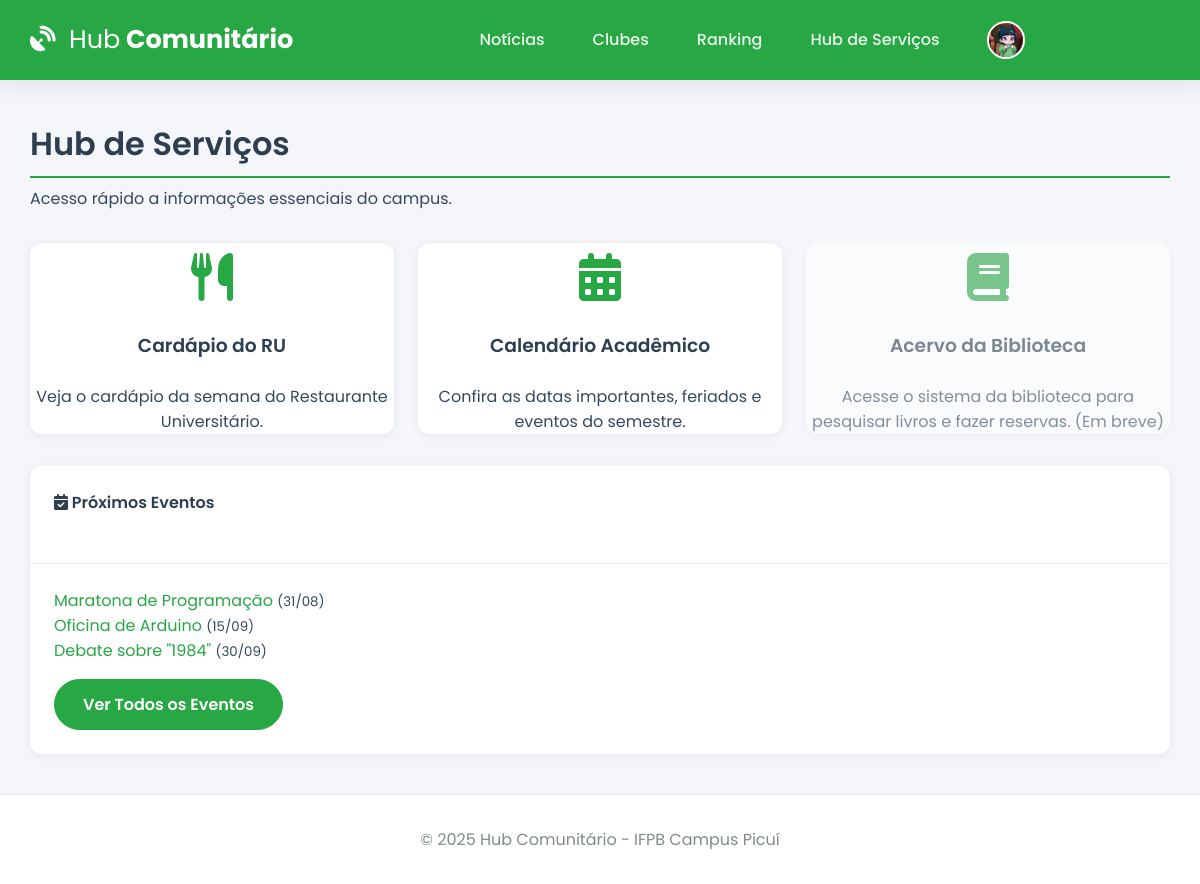
/hub_servicos (signed in), run on the app's committed database.
### tables this page shows
CREATE TABLE user (
    id INTEGER PRIMARY KEY AUTOINCREMENT,
    email TEXT UNIQUE NOT NULL,
    username TEXT UNIQUE NOT NULL,
    password_hash TEXT NOT NULL,
    image_file TEXT NOT NULL DEFAULT 'default.jpg'
);

CREATE TABLE evento (
    id INTEGER PRIMARY KEY AUTOINCREMENT,
    titulo TEXT NOT NULL,
    descricao TEXT NOT NULL,
    vagas INTEGER NOT NULL,
    data_evento TEXT NOT NULL, -- Usamos TEXT para DATETIME para simplificar com SQLite
    clube_id INTEGER NOT NULL,
    FOREIGN KEY (clube_id) REFERENCES clube (id)
);

### app.py (the view)
@app.route('/hub_servicos')
@login_required
def hub_servicos():
    agora = datetime.now(timezone.utc).isoformat()
    eventos_futuros = get_db().execute("SELECT * FROM evento WHERE data_evento >= ? ORDER BY data_evento ASC LIMIT 3", (agora,)).fetchall()
    return render_template('hub_servicos.html', eventos_futuros=eventos_futuros)

### app.py (called while the page is built)
def get_db():
    if 'db' not in g:
        g.db = sqlite3.connect(app.config['DATABASE'], detect_types=sqlite3.PARSE_DECLTYPES)
        g.db.row_factory = sqlite3.Row
    return g.db

@app.context_processor
def inject_global_vars():
    return dict(g=g, current_year=datetime.now(timezone.utc).year, timedelta=timedelta)

@app.template_filter('format_date_short')
def format_date_short_filter(s):
    if not s: return ""
    try: return datetime.fromisoformat(s).strftime('%d/%m')
    except: return s

@app.before_request
def load_logged_in_user():
    user_id = session.get('user_id')
    g.user = get_db().execute('SELECT * FROM user WHERE id = ?', (user_id,)).fetchone() if user_id else None
    if user_id and g.user is None: session.clear()

def login_required(f):
    @wraps(f)
    def decorated_function(*args, **kwargs):
        if g.user is None:
            flash('Você precisa fazer login para acessar esta página.', 'warning')
            return redirect(url_for('login'))
        return f(*args, **kwargs)
    return decorated_function

### templates/hub_servicos.html (shortened to what this page needs)
{% extends 'base.html' %}
{% block content %}
    <h1 class="page-header">Hub de Serviços</h1>
    <p class="lead text-muted" style="margin-top: -1rem; margin-bottom: 2rem;">Acesso rápido a informações essenciais do campus.</p>
    <div class="hub-grid">
        <a href="{{ url_for('cardapio') }}" class="card hub-card hub-link">
            <div class="hub-card-icon"><i class="fas fa-utensils"></i></div>
            <h3>Cardápio do RU</h3>
            <p>Veja o cardápio da semana do Restaurante Universitário.</p>
        </a>
        <a href="{{ url_for('calendario_academico') }}" class="card hub-card hub-link">
            <div class="hub-card-icon"><i class="fas fa-calendar-alt"></i></div>
            <h3>Calendário Acadêmico</h3>
            <p>Confira as datas importantes, feriados e eventos do semestre.</p>
        </a>
        <div class="card hub-card hub-link disabled">
            <div class="hub-card-icon"><i class="fas fa-book"></i></div>
            <h3>Acervo da Biblioteca</h3>
            <p>Acesse o sistema da biblioteca para pesquisar livros e fazer reservas. (Em breve)</p>
        </div>
    </div>
    <div class="card" style="margin-top: 2rem;">
        <div class="card-header"><h4><i class="fas fa-calendar-check"></i> Próximos Eventos</h4></div>
        <div class="card-body">
            {% if eventos_futuros %}
                <ul class="simple-list">
                {% for evento in eventos_futuros %}
                    <li><a href="{{ url_for('detalhe_evento', evento_id=evento.id) }}">{{ evento.titulo }}</a> <small>({{ evento.data_evento | format_date_short }})</small></li>
                {% endfor %}
                </ul>
                <a href="{{ url_for('eventos') }}" class="btn" style="margin-top: 1rem;">Ver Todos os Eventos</a>
            {% else %}
                 <div class="empty-state">
                    <p>Nenhum evento futuro agendado no momento.</p>
                </div>
            {% endif %}
        </div>
    </div>
{% endblock %}

### templates/base.html (shortened to what this page needs)
<!DOCTYPE html>
<html lang="pt-br">
<head>
    <link rel="stylesheet" href="https://cdnjs.cloudflare.com/ajax/libs/font-awesome/6.5.2/css/all.min.css" xintegrity="sha512-SnH5WK+bZxgPHs44uWIX+LLJAJ9/2PkPKZ5QiAj6Ta86w+fsb2TkcmfRyVX3pBnMFcV7oQPJkl9QevSCWr3W6A==" />
    <link rel="stylesheet" href="{{ url_for('static', filename='css/style.css') }}">
</head>
<body>
    <header class="header">
        <div class="container">
            <nav class="navbar">
                <a class="navbar-brand" href="{{ url_for('index') }}">
                    <i class="fas fa-satellite-dish"></i> <strong>Hub</strong> Comunitário
                </a>
                <div class="nav-links" id="nav-links">
                    {% if g.user %}
                        <a class="nav-item" href="{{ url_for('noticias') }}">Notícias</a>
                        <a class="nav-item" href="{{ url_for('clubes') }}">Clubes</a>
                        <a class="nav-item" href="{{ url_for('ranking') }}">Ranking</a>
                        <a class="nav-item" href="{{ url_for('hub_servicos') }}">Hub de Serviços</a>
                        <div class="nav-item user-menu">
                             <a class="user-menu-trigger" href="#">
                                 <img src="{{ url_for('static', filename='profile_pics/' + g.user['image_file']) }}" class="nav-profile-image">
                                 <span>{{ g.user['username'] }}</span> <i class="fas fa-chevron-down dropdown-icon"></i>
                             </a>
                        </div>
                    {% else %}
                        <a href="{{ url_for('login') }}" class="nav-item">Entrar</a>
                        <a href="{{ url_for('register') }}" class="nav-item btn btn-outline">Registar</a>
                    {% endif %}
                </div>
            </nav>
        </div>
    </header>
    <main class="container">
        {% block content %}{% endblock %}
    </main>
    <footer class="footer">
        <p>&copy; {{ current_year }} Hub Comunitário - IFPB Campus Picuí</p>
    </footer>
</body>
</html>

### static/css/style.css (style rules this page uses)
:root { --ifpb-green: #28a745; --ifpb-green-dark: #218838; --dark-blue: #2c3e50; --light-gray: #ecf0f1; --medium-gray: #bdc3c7; --text-color: #34495e; --light-text: #7f8c8d; --background-color: #f4f6f9; --surface-color: #ffffff; --border-color: #e9ecef; --font-family-base: 'Poppins', sans-serif; --shadow-sm: 0 2px 8px rgba(44, 62, 80, 0.07); --shadow-md: 0 5px 20px rgba(44, 62, 80, 0.1); --border-radius: 12px; }
* { box-sizing: border-box; margin: 0; padding: 0; }
html { height: 100%; }
body { font-family: var(--font-family-base); background-color: var(--background-color); color: var(--text-color); display: flex; flex-direction: column; min-height: 100%; }
.container { width: 95%; max-width: 1200px; margin: 0 auto; }
main.container { flex-grow: 1; padding-top: 2.5rem; padding-bottom: 2.5rem; }
h1, h2, h3, h4 { font-weight: 600; color: var(--dark-blue); margin-bottom: 1.5rem; }
a { color: var(--ifpb-green); text-decoration: none; transition: color 0.2s; }
.header { background-color: var(--ifpb-green); padding: 0.8rem 0; box-shadow: var(--shadow-md); position: sticky; top: 0; z-index: 1000; }
.navbar { display: flex; justify-content: space-between; align-items: center; }
.navbar-brand { font-weight: 700; font-size: 1.6rem; color: var(--surface-color); }
.navbar-brand i { margin-right: 0.5rem; }
.navbar-brand strong { font-weight: 400; }
.nav-links { display: flex; align-items: center; gap: 1rem; }
.nav-item { color: rgba(255, 255, 255, 0.9); font-weight: 500; padding: 0.5rem 1rem; border-radius: var(--border-radius); transition: background-color 0.2s; }
.nav-profile-image { width: 38px; height: 38px; border-radius: 50%; margin-right: 10px; object-fit: cover; border: 2px solid var(--surface-color); }
.user-menu { position: relative; }
.user-menu-trigger { display: flex; align-items: center; cursor: pointer; }
.user-menu-trigger .dropdown-icon { font-size: 0.8em; margin-left: 0.5rem; transition: transform 0.2s; }
.card { background-color: var(--surface-color); border-radius: var(--border-radius); box-shadow: var(--shadow-sm); transition: all 0.3s ease-in-out; display: flex; flex-direction: column; height: 100%; }
.card .card-header { padding: 1.5rem; border-bottom: 1px solid var(--border-color); display: flex; justify-content: space-between; align-items: center; }
.card .card-body { padding: 1.5rem; flex-grow: 1; }
.btn { background-color: var(--ifpb-green); border: 1px solid var(--ifpb-green); color: #fff; font-weight: 600; padding: 0.75rem 1.75rem; border-radius: 50px; transition: all 0.3s ease; cursor: pointer; text-align: center; display: inline-flex; align-items: center; gap: 0.5rem; justify-content: center; }
.course-list, .simple-list { list-style: none; }
.page-header { border-bottom: 2px solid var(--ifpb-green); padding-bottom: 0.5rem; }
.hub-grid { display: grid; grid-template-columns: repeat(auto-fill, minmax(300px, 1fr)); gap: 1.5rem; }
.hub-card { text-align: center; }
.hub-card-icon { font-size: 3rem; color: var(--ifpb-green); margin-bottom: 1rem; }
.footer { padding: 2rem 0; background-color: var(--surface-color); text-align: center; margin-top: auto; border-top: 1px solid var(--border-color); }
.footer p { margin: 0; color: var(--light-text); }

### templates/base.html (style rules this page uses)
.hub-link { text-decoration: none; color: inherit; transition: transform 0.2s ease, box-shadow 0.2s ease; }
.hub-link.disabled { opacity: 0.6; cursor: not-allowed; }

### data on the page
user: image_file (placeholder picture)
evento: titulo "Maratona de Programação", data_evento "31/08"
evento: titulo "Oficina de Arduino", data_evento "15/09"
evento: titulo "Debate sobre \"1984\"", data_evento "30/09"
